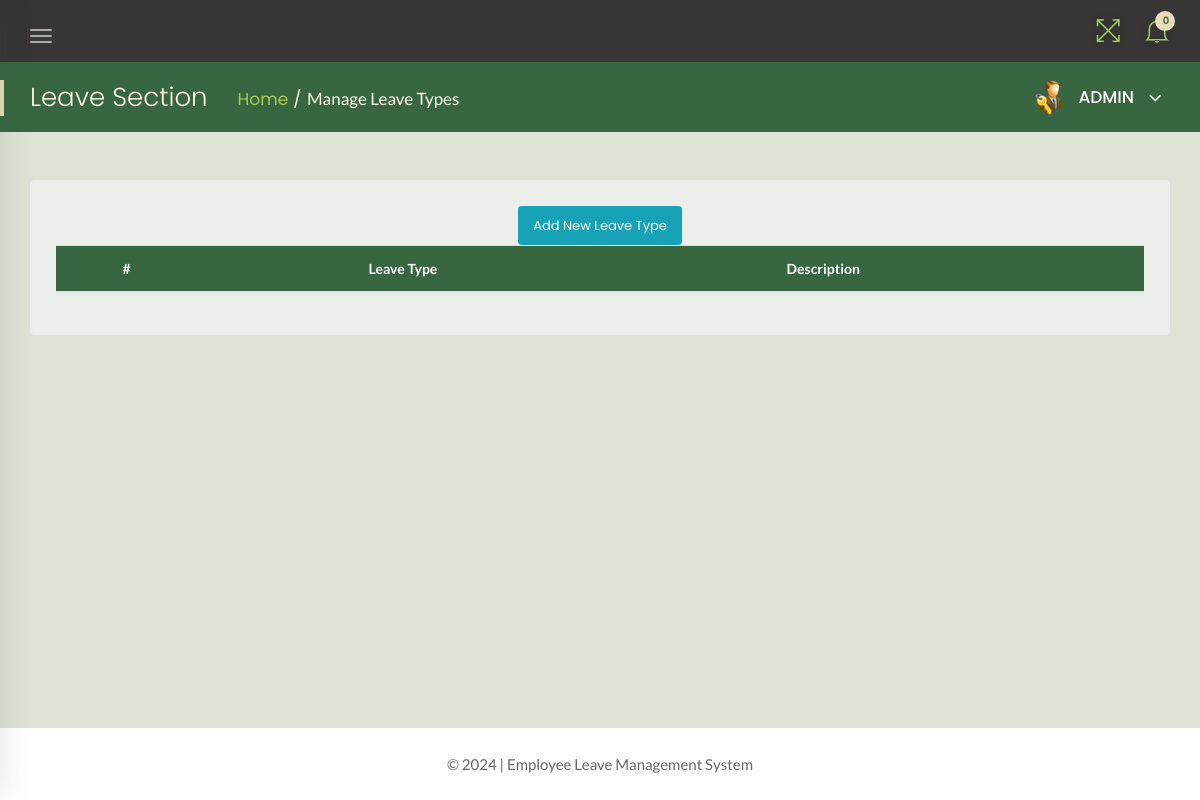
Before: /admin/leave-section.php (signed in) with the older database file.
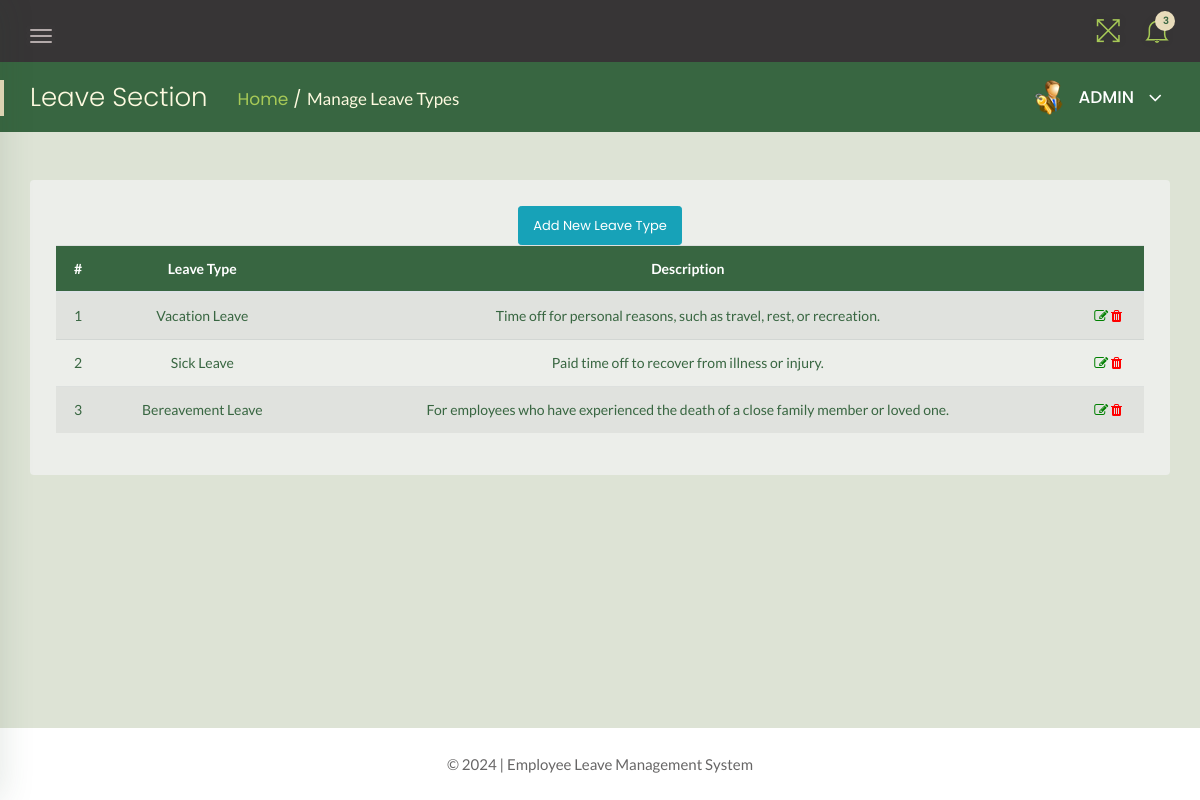
After: the same page with the newer database file.
### tables this page shows
CREATE TABLE `leave_types` (
  `SN` int(10) NOT NULL,
  `leaveType` varchar(255) NOT NULL,
  `description` varchar(255) NOT NULL
);

### admin/leave-section.php (the view, shortened to what the changed rows need)
<?php
    include('../includes/dbconn.php');
        if(strlen($_SESSION['alogin'])==0){
            header('location:index.php');
        } else {
?>
<!doctype html>
<html class="no-js" lang="en">
<head>
    <link rel="stylesheet" href="../assets/css/bootstrap.min.css">
    <link rel="stylesheet" href="../assets/css/font-awesome.min.css">
    <link rel="stylesheet" href="../assets/css/themify-icons.css">
    <link rel="stylesheet" href="../assets/css/metisMenu.css">
    <link rel="stylesheet" href="../assets/css/owl.carousel.min.css">
    <link rel="stylesheet" href="../assets/css/slicknav.min.css">
    <link rel="stylesheet" href="https://www.amcharts.com/lib/3/plugins/export/export.css" type="text/css" media="all" />
    <link rel="stylesheet" type="text/css" href="https://cdn.datatables.net/1.10.19/css/jquery.dataTables.css">
    <link rel="stylesheet" type="text/css" href="https://cdn.datatables.net/1.10.18/css/dataTables.bootstrap4.min.css">
    <link rel="stylesheet" type="text/css" href="https://cdn.datatables.net/responsive/2.2.3/css/responsive.bootstrap.min.css">
    <link rel="stylesheet" type="text/css" href="https://cdn.datatables.net/responsive/2.2.3/css/responsive.jqueryui.min.css">
    <link rel="stylesheet" href="../assets/css/typography.css">
    <link rel="stylesheet" href="../assets/css/default-css.css">
    <link rel="stylesheet" href="../assets/css/styles.css">
    <link rel="stylesheet" href="../assets/css/responsive.css">
</head>
<body>
    <div class="page-container">
        <div class="main-content">
            <div class="header-area">
                <div class="row align-items-center">
                    <div class="col-md-6 col-sm-8 clearfix">
                        <div class="nav-btn pull-left">
                            <span></span>
                            <span></span>
                            <span></span>
                        </div>
                    </div>
                    <div class="col-md-6 col-sm-4 clearfix">
                        <ul class="notification-area pull-right">
                            <li id="full-view"><i class="ti-fullscreen"></i></li>
                            <?php include '../includes/admin-notification.php'?>
                        </ul>
                    </div>
                </div>
            </div>
            <div class="page-title-area">
                <div class="row align-items-center">
                    <div class="col-sm-6">
                        <div class="breadcrumbs-area clearfix">
                            <h4 class="page-title pull-left">Leave Section</h4>
                            <ul class="breadcrumbs pull-left">
                                <li><a href="dashboard.php">Home</a></li>
                                <li><span>Manage Leave Types</span></li>
                            </ul>
                        </div>
                    </div>
                    <div class="col-sm-6 clearfix">
                        <div class="user-profile pull-right">
                            <img class="avatar user-thumb" src="../assets/images/admin.png" alt="avatar">
                            <h4 class="user-name dropdown-toggle" data-toggle="dropdown">ADMIN <i class="fa fa-angle-down"></i></h4>
                        </div>
                    </div>
                </div>
            </div>
            <div class="main-content-inner">
                <div class="row">
                    <div class="col-12 mt-5">
                        <div class="card">
                            <div class="card-body">
                                <div class="table-responsive data-tables datatable-dark">
                                <center><a href="add-leavetype.php" class="btn btn-sm btn-info">Add New Leave Type</a></center>
                                    <table id="dataTable3" class="table table-hover table-striped text-center">
                                        <thead class="text-capitalize">
                                            <tr>
                                                <th>#</th>
                                                <th>Leave Type</th>
                                                <th>Description</th>
                                                <th></th>
                                            </tr>
                                        </thead>
                                        <tbody>
                                            <?php $sql = "SELECT * from leave_types";
                                            $query = $dbh -> prepare($sql);
                                            $query->execute();
                                            $results=$query->fetchAll(PDO::FETCH_OBJ);
                                            $cnt=1;
                                            if($query->rowCount() > 0){
                                                foreach($results as $result)
                                            {               ?>
                                                <tr>
                                                    <td><?php echo htmlentities($cnt);?></td>
                                                    <td><?php echo htmlentities($result->leaveType);?></td>
                                                    <td><?php echo htmlentities($result->description);?></td>
                                                    <td>
                                                        <a href="edit-leaveType.php?lid=<?php echo htmlentities($result->SN);?>">
                                                        <i class="fa fa-edit" style="color:green"></i></a>
                                                        <a href="leave-section.php?del=<?php echo htmlentities($result->SN);?>" onclick="return confirm('Do you want to delete?');">
                                                        <i class="fa fa-trash" style="color:red"></i></a>
                                                    </td>
                                                </tr>
                                            <?php $cnt++;} }?>
                                        </tbody>
                                    </table>
                                </div>
                            </div>
                        </div>
                    </div>
                </div>
                </div>
            </div>
            <?php include '../includes/footer.php' ?>
        </div>
</body>
</html>
<?php } ?>

### includes/admin-notification.php (shortened to what the changed rows need)
<link rel="stylesheet" href="../assets/css/styles.css">
<?php
    include 'dbconn.php';
    $isread = 0;
    $sql = "SELECT SN from leave_requests where isRead = :isread";
    $query = $dbh -> prepare($sql);
    $query->bindParam(':isread',$isread,PDO::PARAM_STR);
    $query->execute();
    $unreadcount = $query->rowCount();
?>
    <li class="dropdown">
        <i class="ti-bell dropdown-toggle" data-toggle="dropdown">
            <span><?php echo htmlentities($unreadcount);?></span>
            </i>
     </li>

Changed rows visible on the page:
added leave_types: leaveType "Vacation Leave", description "Time off for personal reasons, such as travel, rest, or recreation."
added leave_types: leaveType "Sick Leave", description "Paid time off to recover from illness or injury."
added leave_types: leaveType "Bereavement Leave", description "For employees who have experienced the death of a close family member or loved one."
Other visible differences:
$unreadcount: "0" → "3"
